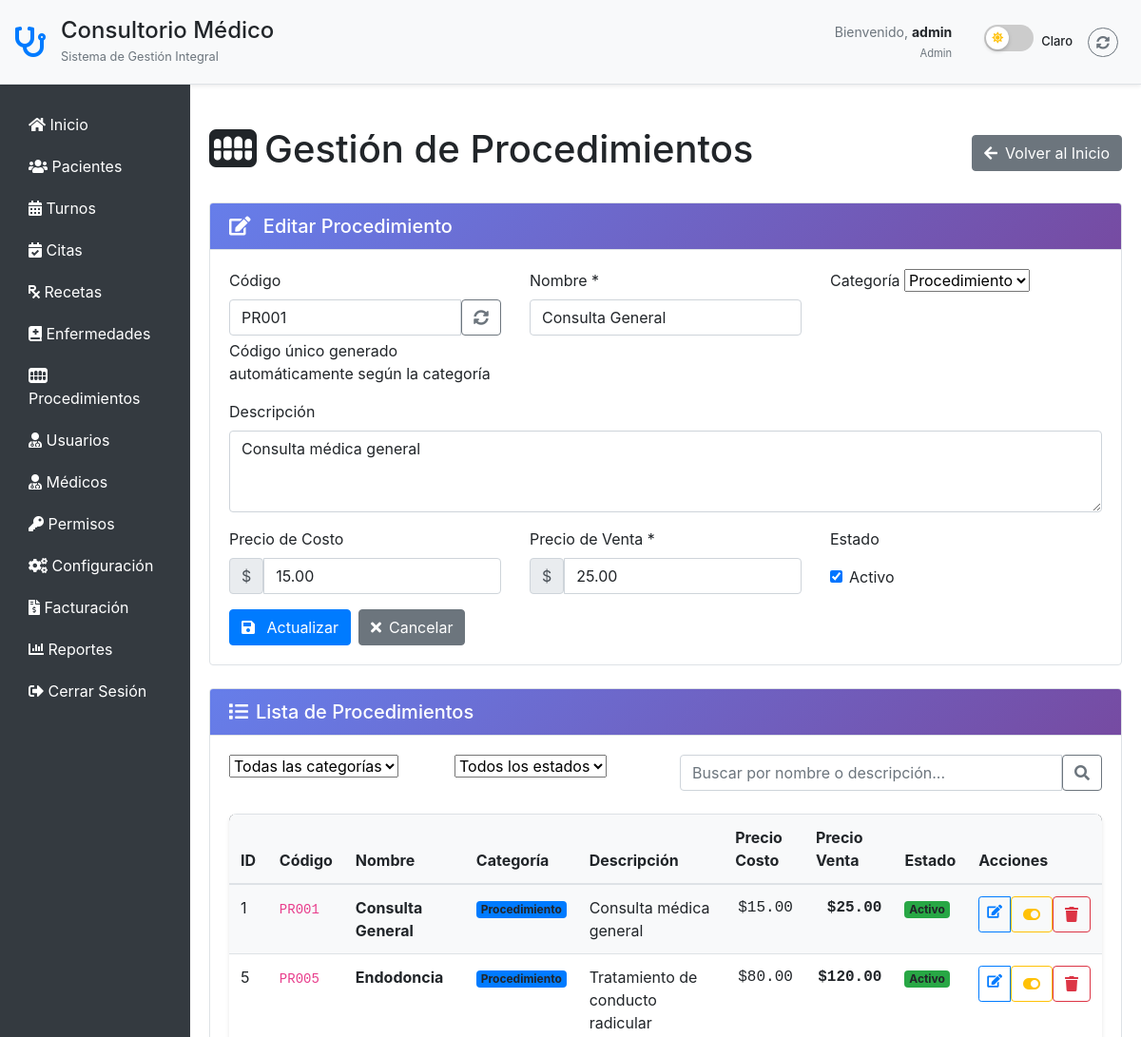
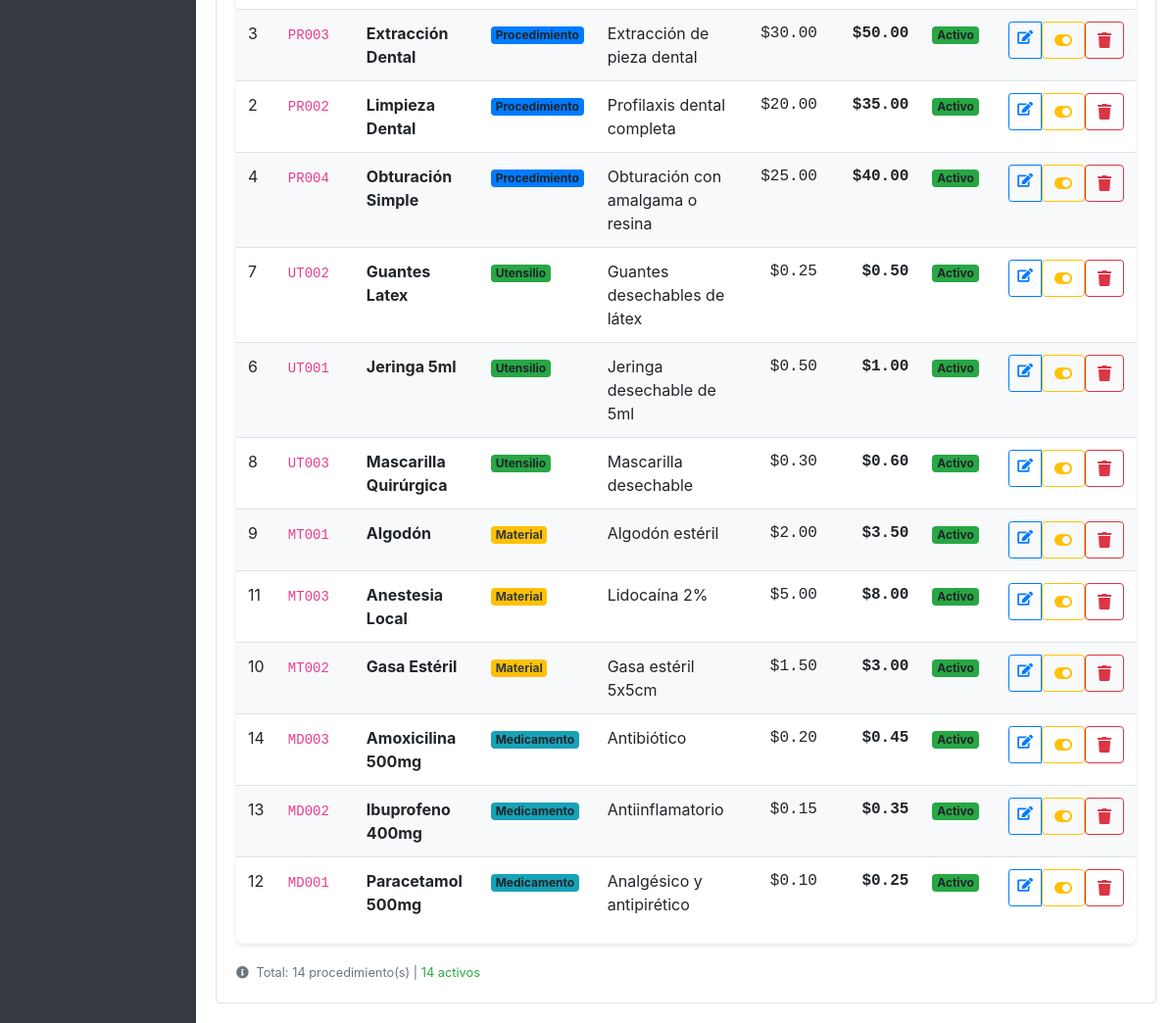
The app's page /procedimientos.php?edit=1 (signed in) with its own data (2 pictures, top to bottom).
### tables this page shows
CREATE TABLE `procedimientos` (
  `id` int NOT NULL AUTO_INCREMENT,
  `codigo` varchar(20) DEFAULT NULL,
  `nombre` varchar(255) NOT NULL,
  `descripcion` text,
  `precio_costo` decimal(10,2) DEFAULT '0.00',
  `precio_venta` decimal(10,2) NOT NULL DEFAULT '0.00',
  `categoria` enum('procedimiento','utensilio','material','medicamento') DEFAULT 'procedimiento',
  `activo` tinyint(1) DEFAULT '1',
  `created_at` timestamp NULL DEFAULT CURRENT_TIMESTAMP,
  `updated_at` timestamp NULL DEFAULT CURRENT_TIMESTAMP ON UPDATE CURRENT_TIMESTAMP,
  PRIMARY KEY (`id`),
  UNIQUE KEY `codigo` (`codigo`),
  KEY `idx_categoria` (`categoria`),
  KEY `idx_activo` (`activo`)
);

### procedimientos.php (the view, shortened to what the rows shown need)
<?php
require_once 'permissions.php';
$where_conditions = [];
$params = [];
$where_clause = !empty($where_conditions) ? "WHERE " . implode(" AND ", $where_conditions) : "";
try {
    $stmt = $conn->prepare("SELECT * FROM procedimientos $where_clause ORDER BY categoria, nombre");
    $stmt->execute($params);
    $procedimientos = $stmt->fetchAll(PDO::FETCH_ASSOC);
} catch (PDOException $e) {
    $error = "Error al obtener procedimientos: " . $e->getMessage();
    $procedimientos = [];
}
$procedimiento_edit = null;
if (isset($_GET['edit'])) {
    $edit_id = intval($_GET['edit']);
    try {
        $stmt = $conn->prepare("SELECT * FROM procedimientos WHERE id = ?");
        $stmt->execute([$edit_id]);
        $procedimiento_edit = $stmt->fetch(PDO::FETCH_ASSOC);
    } catch (PDOException $e) {
        $error = "Error al obtener procedimiento: " . $e->getMessage();
    }
}
?>
<!DOCTYPE html>
<html lang="es">
<head>
    <link rel="stylesheet" href="https://stackpath.bootstrapcdn.com/bootstrap/4.5.2/css/bootstrap.min.css">
    <link rel="stylesheet" href="https://cdnjs.cloudflare.com/ajax/libs/font-awesome/5.15.3/css/all.min.css">
    <link rel="stylesheet" href="css/dark-mode.css">
</head>
<body>
    <div class="container-fluid">
        <div class="row">
            <div class="col-md-10 content">
                <div class="d-flex justify-content-between align-items-center my-4">
                    <h1><i class="fas fa-teeth mr-2"></i>Gestión de Procedimientos</h1>
                </div>
                <div class="card mb-4">
                    <div class="card-body">
                        <form method="POST">
                            <div class="row">
                                <div class="col-md-4">
                                    <div class="mb-3">
                                        <div class="input-group">
                                            <input type="text" class="form-control" id="codigo" name="codigo"
                                                   value="<?= htmlspecialchars($procedimiento_edit['codigo'] ?? '') ?>"
                                                   placeholder="Se generará automáticamente">
                                            <button type="button" class="btn btn-outline-secondary" id="btnRegenerar"
                                                    title="Generar código automático">
                                                <i class="fas fa-sync-alt"></i>
                                            </button>
                                        </div>
                                    </div>
                                </div>
                                <div class="col-md-4">
                                    <div class="mb-3">
                                        <label for="nombre" class="form-label">Nombre *</label>
                                        <input type="text" class="form-control" id="nombre" name="nombre"
                                               value="<?= htmlspecialchars($procedimiento_edit['nombre'] ?? '') ?>" required>
                                    </div>
                                </div>
                                <div class="col-md-4">
                                    <div class="mb-3">
                                        <label for="categoria" class="form-label">Categoría</label>
                                        <select class="form-select" id="categoria" name="categoria">
                                            <option value="procedimiento" <?= ($procedimiento_edit['categoria'] ?? '') === 'procedimiento' ? 'selected' : '' ?>>
                                                Procedimiento
                                            </option>
                                        </select>
                                    </div>
                                </div>
                            </div>
                            <div class="mb-3">
                                <label for="descripcion" class="form-label">Descripción</label>
                                <textarea class="form-control" id="descripcion" name="descripcion" rows="3"><?= htmlspecialchars($procedimiento_edit['descripcion'] ?? '') ?></textarea>
                            </div>
                            <div class="row">
                                <div class="col-md-4">
                                    <div class="mb-3">
                                        <div class="input-group">
                                            <span class="input-group-text">$</span>
                                            <input type="number" class="form-control" id="precio_costo" name="precio_costo"
                                                   step="0.01" min="0" value="<?= $procedimiento_edit['precio_costo'] ?? '0' ?>">
                                        </div>
                                    </div>
                                </div>
                                <div class="col-md-4">
                                    <div class="mb-3">
                                        <div class="input-group">
                                            <span class="input-group-text">$</span>
                                            <input type="number" class="form-control" id="precio_venta" name="precio_venta"
                                                   step="0.01" min="0.01" value="<?= $procedimiento_edit['precio_venta'] ?? '' ?>" required>
                                        </div>
                                    </div>
                                </div>
                                <div class="col-md-4">
                                    <div class="mb-3">
                                        <div class="form-check form-switch mt-2">
                                            <input class="form-check-input" type="checkbox" id="activo" name="activo"
                                                   <?= ($procedimiento_edit['activo'] ?? 1) ? 'checked' : '' ?>>
                                            <label class="form-check-label" for="activo">Activo</label>
                                        </div>
                                    </div>
                                </div>
                            </div>
                        </form>
                    </div>
                </div>
                <div class="card">
                    <div class="card-body">
                        <div class="table-responsive">
                            <table class="table table-striped">
                                <thead class="table-dark">
                                    <tr>
                                        <th>ID</th>
                                        <th>Código</th>
                                        <th>Nombre</th>
                                        <th>Categoría</th>
                                        <th>Descripción</th>
                                        <th>Precio Costo</th>
                                        <th>Precio Venta</th>
                                        <th>Estado</th>
                                        <th>Acciones</th>
                                    </tr>
                                </thead>
                                <tbody>
                                    <?php if (empty($procedimientos)): ?>
                                        <tr>
                                            <td colspan="9" class="text-center py-4">
                                                <i class="fas fa-inbox fa-2x text-muted mb-2"></i>
                                                <br>No se encontraron procedimientos
                                            </td>
                                        </tr>
                                    <?php else: ?>
                                        <?php foreach ($procedimientos as $proc): ?>
                                            <tr>
                                                <td><?= $proc['id'] ?></td>
                                                <td>
                                                    <?= !empty($proc['codigo']) ? '<code>' . htmlspecialchars($proc['codigo']) . '</code>' : '<em class="text-muted">Sin código</em>' ?>
                                                </td>
                                                <td>
                                                    <strong><?= htmlspecialchars($proc['nombre']) ?></strong>
                                                </td>
                                                <td>
                                                    <?php
                                                    switch($proc['categoria']) {
                                                        case 'procedimiento':
                                                            $categoria_class = 'bg-primary';
                                                            break;
                                                        case 'utensilio':
                                                            $categoria_class = 'bg-success';
                                                            break;
                                                        case 'material':
                                                            $categoria_class = 'bg-warning text-dark';
                                                            break;
                                                        case 'medicamento':
                                                            $categoria_class = 'bg-info';
                                                            break;
                                                    }
                                                    ?>
                                                    <span class="badge <?= $categoria_class ?> categoria-badge">
                                                        <?= ucfirst($proc['categoria']) ?>
                                                    </span>
                                                </td>
                                                <td>
                                                    <?= !empty($proc['descripcion']) ? htmlspecialchars($proc['descripcion']) : '<em class="text-muted">Sin descripción</em>' ?>
                                                </td>
                                                <td class="precio-cell">
                                                    $<?= number_format($proc['precio_costo'], 2) ?>
                                                </td>
                                                <td class="precio-cell">
                                                    <strong>$<?= number_format($proc['precio_venta'], 2) ?></strong>
                                                </td>
                                                <td>
                                                    <?php if ($proc['activo']): ?>
                                                        <span class="badge bg-success">Activo</span>
                                                    <?php else: ?>
                                                        <span class="badge bg-danger">Inactivo</span>
                                                    <?php endif; ?>
                                                </td>
                                                <td>
                                                    <div class="btn-group btn-group-sm">
                                                        <a href="?edit=<?= $proc['id'] ?>" class="btn btn-outline-primary" title="Editar">
                                                            <i class="fas fa-edit"></i>
                                                        </a>
                                                        <form method="POST" style="display: inline;"
                                                              onsubmit="return confirm('¿Cambiar el estado de este procedimiento?')">
                                                            <button type="submit" class="btn btn-outline-warning" title="Cambiar Estado">
                                                                <i class="fas fa-toggle-<?= $proc['activo'] ? 'on' : 'off' ?>"></i>
                                                            </button>
                                                        </form>
                                                        <form method="POST" style="display: inline;"
                                                              onsubmit="return confirm('¿Está seguro de eliminar este procedimiento? Esta acción no se puede deshacer.')">
                                                            <button type="submit" class="btn btn-outline-danger" title="Eliminar">
                                                                <i class="fas fa-trash"></i>
                                                            </button>
                                                        </form>
                                                    </div>
                                                </td>
                                            </tr>
                                        <?php endforeach; ?>
                                    <?php endif; ?>
                                </tbody>
                            </table>
                        </div>
                    </div>
                </div>
            </div>
        </div>
    </div>
</body>
</html>

### records on screen
procedimientos: codigo "PR001", nombre "Consulta General", categoria "Procedimiento", descripcion "Consulta médica general", precio_costo "15.00", precio_venta "25.00", activo "☑", id "1", shows "Activo"
procedimientos: id "5", codigo "PR005", nombre "Endodoncia", categoria "Procedimiento", descripcion "Tratamiento de conducto radicular", precio_costo "80.00", precio_venta "120.00", activo "Activo"
procedimientos: id "3", codigo "PR003", nombre "Extracción Dental", categoria "Procedimiento", descripcion "Extracción de pieza dental", precio_costo "30.00", precio_venta "50.00", activo "Activo"
procedimientos: id "2", codigo "PR002", nombre "Limpieza Dental", categoria "Procedimiento", descripcion "Profilaxis dental completa", precio_costo "20.00", precio_venta "35.00", activo "Activo"
procedimientos: id "4", codigo "PR004", nombre "Obturación Simple", categoria "Procedimiento", descripcion "Obturación con amalgama o resina", precio_costo "25.00", precio_venta "40.00", activo "Activo"
procedimientos: id "7", codigo "UT002", nombre "Guantes Latex", categoria "Utensilio", descripcion "Guantes desechables de látex", precio_costo "0.25", precio_venta "0.50", activo "Activo"
procedimientos: id "6", codigo "UT001", nombre "Jeringa 5ml", categoria "Utensilio", descripcion "Jeringa desechable de 5ml", precio_costo "0.50", precio_venta "1.00", activo "Activo"
procedimientos: id "8", codigo "UT003", nombre "Mascarilla Quirúrgica", categoria "Utensilio", descripcion "Mascarilla desechable", precio_costo "0.30", precio_venta "0.60", activo "Activo"
procedimientos: id "9", codigo "MT001", nombre "Algodón", categoria "Material", descripcion "Algodón estéril", precio_costo "2.00", precio_venta "3.50", activo "Activo"
procedimientos: id "11", codigo "MT003", nombre "Anestesia Local", categoria "Material", descripcion "Lidocaína 2%", precio_costo "5.00", precio_venta "8.00", activo "Activo"
procedimientos: id "10", codigo "MT002", nombre "Gasa Estéril", categoria "Material", descripcion "Gasa estéril 5x5cm", precio_costo "1.50", precio_venta "3.00", activo "Activo"
procedimientos: id "14", codigo "MD003", nombre "Amoxicilina 500mg", categoria "Medicamento", descripcion "Antibiótico", precio_costo "0.20", precio_venta "0.45", activo "Activo"
procedimientos: id "13", codigo "MD002", nombre "Ibuprofeno 400mg", categoria "Medicamento", descripcion "Antiinflamatorio", precio_costo "0.15", precio_venta "0.35", activo "Activo"
procedimientos: id "12", codigo "MD001", nombre "Paracetamol 500mg", categoria "Medicamento", descripcion "Analgésico y antipirético", precio_costo "0.10", precio_venta "0.25", activo "Activo"

### other values on screen
$_SESSION['username'] "admin"
$_SESSION['rol'] "Admin"
count($procedimientos) "14"
count($activos) "14"
